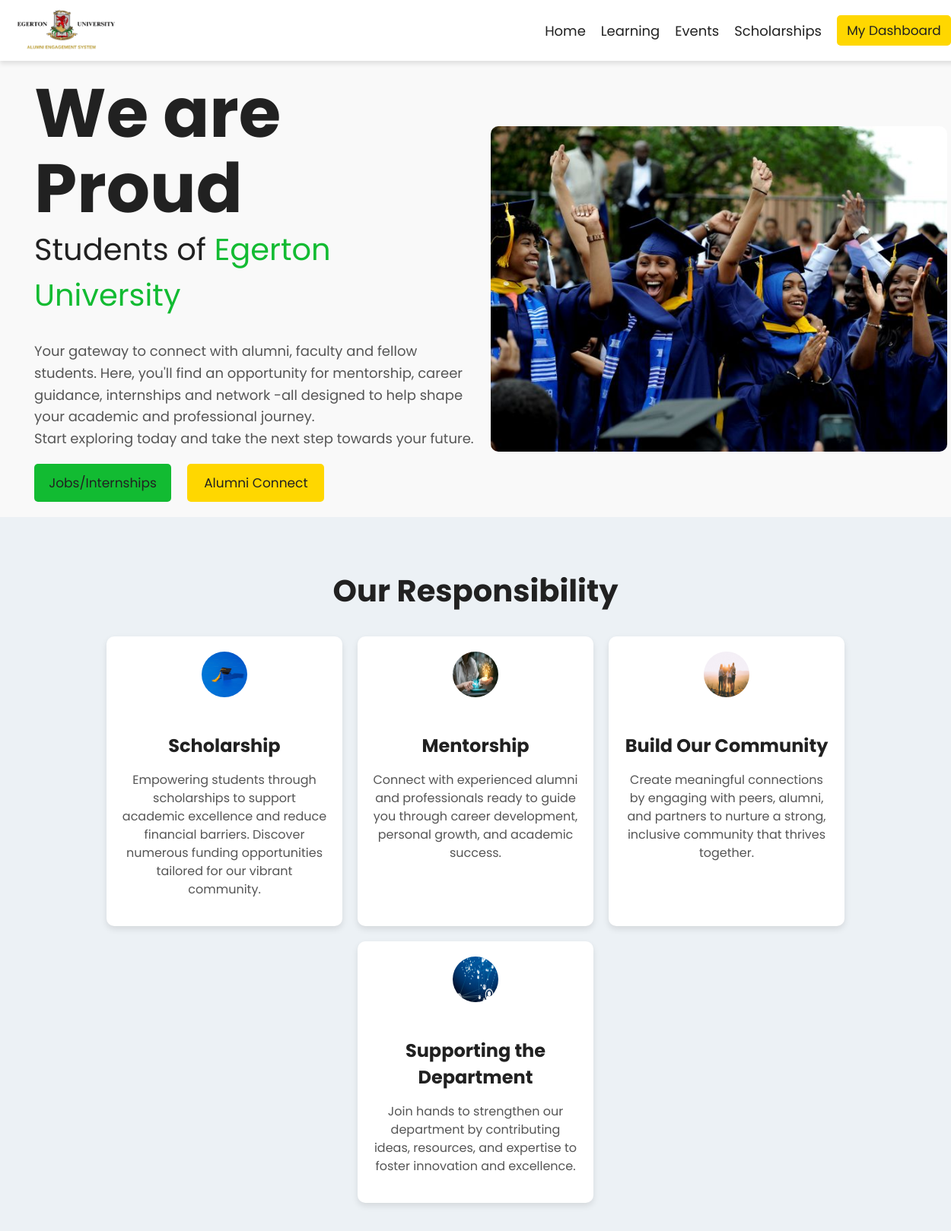
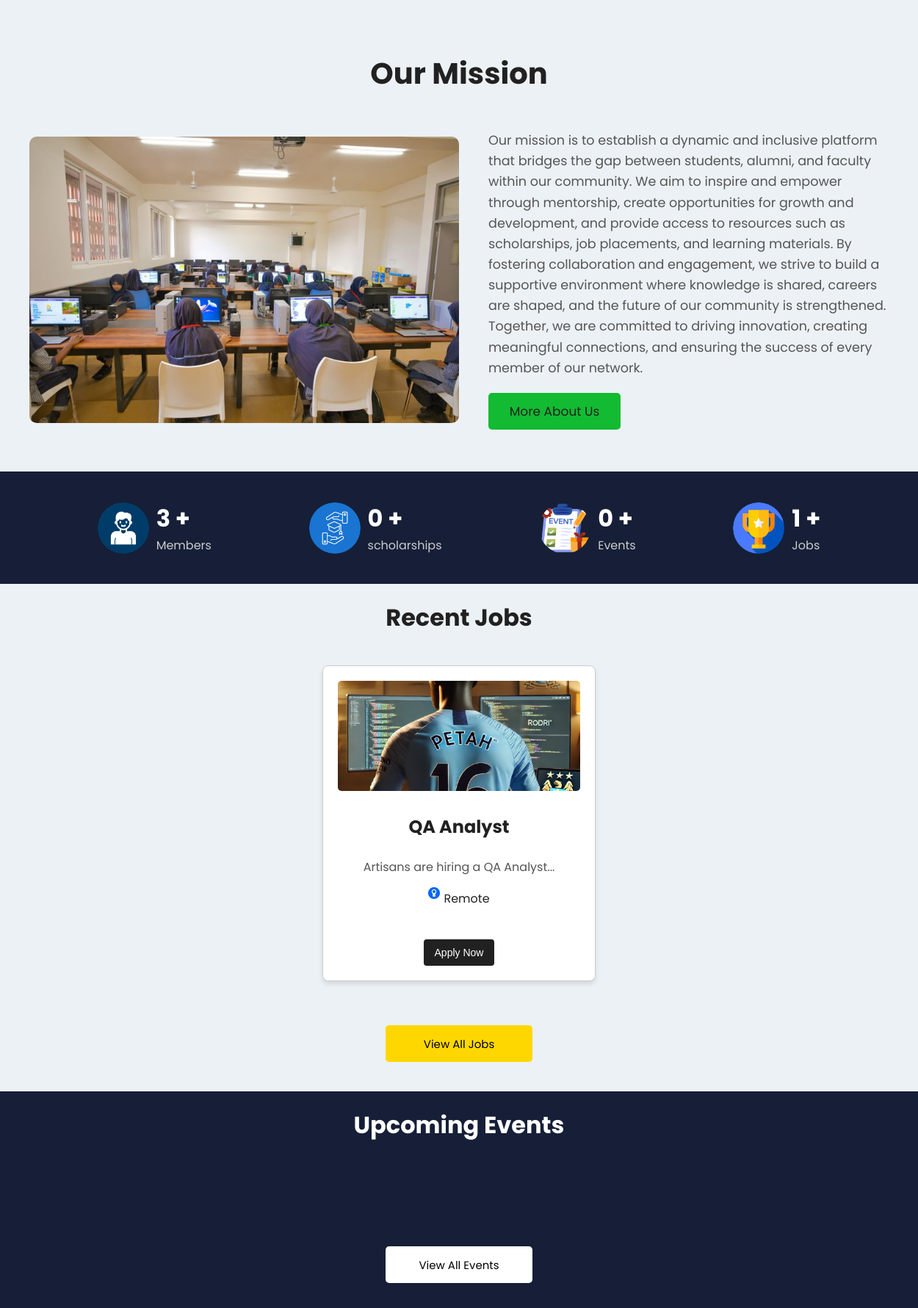
The app's page / (signed in, upper part) with its own data (2 pictures, top to bottom).
### website/models.py (models this page shows)
class Jobs(db.Model):
    id = db.Column(db.Integer, primary_key = True)
    title = db.Column(db.String(100) , nullable = False)
    body = db.Column(db.String(1000) , nullable = False)
    location = db.Column(db.String(50) , nullable = False)
    job_type = db.Column(db.String(100) , nullable = False)
    link = db.Column(db.String(100) , nullable = False)
    image = db.Column(db.String(1000) , nullable = False)

### website/views.py (the view)
@views.route('/', methods = ['POST' , 'GET'])
def home():
    jobs = Jobs.query.all()
    events = Events.query.all()
    members = User.query.count()
    event = Events.query.count()
    internship = Jobs.query.count()
    scholarship = Scholarships.query.count()
    return render_template('home.html' , jobs = jobs, events = events, members = members, event = event, scholarship=scholarship, internship = internship)

### website/__init__.py (called while the page is built)
@login_manager.user_loader
def load_user(user_id):
    from .models import User
    return User.query.get(int(user_id))

### website/templates/home.html (shortened to what this page needs)
{% extends 'base.html' %} {% block title %} Home {% endblock %} {% block body %}
<div class="hero">
  <div class="homepage">
    <div class="hero-main">
      <span class="proud">We are Proud</span> <br />
      <span class="students"
        >Students of
        <span style="color: #12bb32">Egerton University</span></span
      >
      <br />
      <div class="quick-links">
        <p>
          Your gateway to connect with alumni, faculty and fellow students.
          Here, you'll find an opportunity for mentorship, career guidance,
          internships and network -all designed to help shape your academic and
          professional journey. <br />Start exploring today and take the next
          step towards your future.
        </p>
        <a href="/jobs">
        <button class="jobs-link">
          Jobs/Internships
        </button>
      </a>
        <a href="/alumni">
        <button class="alumni-connect">
           Alumni Connect
        </button>
      </a>
      </div>
    </div>
    <img src="../static/images/homepage.jpg" alt="hero image here" />
  </div>
</div>
<div class="responsibility">
  <h1>Our Responsibility</h1>
  <div class="roles">
    <div class="card">
      <img src="../static/images/responsibility_01.avif" alt="" />
      <h3>Scholarship</h3>
      <p>
        Empowering students through scholarships to support academic excellence
        and reduce financial barriers. Discover numerous funding opportunities
        tailored for our vibrant community.
      </p>
    </div>
    <div class="card">
      <img src="../static/images/responsibility_02.webp" alt="" />
      <h3>Mentorship</h3>
      <p>
        Connect with experienced alumni and professionals ready to guide you
        through career development, personal growth, and academic success.
      </p>
    </div>
    <div class="card">
      <img src="../static/images/responsibility_03.avif" alt="" />
      <h3>Build Our Community</h3>
      <p>
        Create meaningful connections by engaging with peers, alumni, and
        partners to nurture a strong, inclusive community that thrives together.
      </p>
    </div>
    <div class="card">
      <img src="../static/images/responsibility_04.webp" alt="" />
      <h3>Supporting the Department</h3>
      <p>
        Join hands to strengthen our department by contributing ideas,
        resources, and expertise to foster innovation and excellence.
      </p>
    </div>
  </div>
</div>
<div class="mission">
  <h1>Our Mission</h1>
  <div class="mission-content">
    <img src="../static/images/comp lab.jpg" alt="mission image" />
    <p>
      Our mission is to establish a dynamic and inclusive platform that bridges
      the gap between students, alumni, and faculty within our community. We aim
      to inspire and empower through mentorship, create opportunities for growth
      and development, and provide access to resources such as scholarships, job
      placements, and learning materials. By fostering collaboration and
      engagement, we strive to build a supportive environment where knowledge is
      shared, careers are shaped, and the future of our community is
      strengthened. Together, we are committed to driving innovation, creating
      meaningful connections, and ensuring the success of every member of our
      network. <br />
      <a href= "{{ url_for('views.about') }}"><button>More About Us</button></a>
    </p>
  </div>
</div>
<div class="stats">
  <div class="members">
    <img src="../static/images/man.png" alt="" />
    <div>
      <h1> {{members}} +</h1>
      <p>Members</p>
    </div>
  </div>
  <div class="members">
    <img src="../static/images/scholarship.png" alt="" />
    <div>
      <h1> {{scholarship}} +</h1>
      <p>scholarships</p>
    </div>
  </div>
  <div class="members">
    <img src="../static/images/event-list.png" alt="" />
    <div>
      <h1> {{event}} +</h1>
      <p>Events</p>
    </div>
  </div>
  <div class="members">
    <img src="../static/images/award.png" alt="" />
    <div>
      <h1> {{internship}} +</h1>
      <p> Jobs </p>
    </div>
  </div>
</div>
<div style="background-color: #ECF1F5; color: #212121;">
  <h1 style="text-align: center;" > Recent Jobs </h1>
<div class="jobs">
  {% for job in jobs[:3] %}
    <div class="recent-jobs">
      <img src="{{ job.image }}" alt="an image here" />
      <h1>{{ job.title }}</h1>
      <p>{{ job.body[:100] }}...</p>
      <section>
        <img src="../static/images/location.png" alt="" />{{ job.location }}
      </section>
       <br>
      <a href="https://{{job.link}}"> <button>Apply Now</button> </a>
    </div>
{% endfor %}
</div>
<div class="view-all-jobs">
  <a href="/jobs"><button > View All Jobs </button></a>
</div>
</div>
<div style="background-color: #161F37; color: #ffffff;">
  <h1 style="text-align: center;" > Upcoming Events </h1>
<div class="events">
</div>
<div class="view-all-events">
  <a href="/events"><button > View All Events </button></a>
</div>
</div>
{% endblock %}

### records on screen
Jobs: image (picture), title "QA Analyst", body "Artisans are hiring a QA Analyst", location "Remote"

### other values on screen
{{ members }} "3"
{{ scholarship }} "0"
{{ event }} "0"
{{ internship }} "1"
